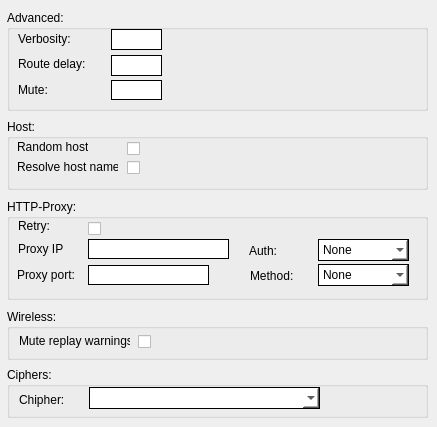
   <widget class="QWidget" name="tabAdv">
    <attribute name="title">
     <string>Advanced</string>
    </attribute>
    <widget class="QGroupBox" name="groupBox_8">
     <property name="geometry">
      <rect>
       <x>7</x>
       <y>10</y>
       <width>421</width>
       <height>101</height>
      </rect>
     </property>
     <property name="title">
      <string>Advanced:</string>
     </property>
     <widget class="QLineEdit" name="txtVerbose">
      <property name="enabled">
       <bool>true</bool>
      </property>
      <property name="geometry">
       <rect>
        <x>104</x>
        <y>19</y>
        <width>51</width>
        <height>21</height>
       </rect>
      </property>
      <property name="styleSheet">
       <string notr="true">:enabled {border: 1px solid black; background-color: rgb(255, 255, 255);}
:disabled {border: 1px solid black; background-color: rgb(195, 195, 195);}
:hover {border: 1px solid red; }</string>
      </property>
     </widget>
     <widget class="QLineEdit" name="txtRouteDelay">
      <property name="enabled">
       <bool>true</bool>
      </property>
      <property name="geometry">
       <rect>
        <x>104</x>
        <y>45</y>
        <width>51</width>
        <height>21</height>
       </rect>
      </property>
      <property name="styleSheet">
       <string notr="true">:enabled {border: 1px solid black; background-color: rgb(255, 255, 255);}
:disabled {border: 1px solid black; background-color: rgb(195, 195, 195);}
:hover {border: 1px solid red; }</string>
      </property>
     </widget>
     <widget class="QLabel" name="label_18">
      <property name="geometry">
       <rect>
        <x>11</x>
        <y>70</y>
        <width>61</width>
        <height>20</height>
       </rect>
      </property>
      <property name="text">
       <string>Mute:</string>
      </property>
     </widget>
     <widget class="QLabel" name="label_22">
      <property name="geometry">
       <rect>
        <x>11</x>
        <y>44</y>
        <width>81</width>
        <height>20</height>
       </rect>
      </property>
      <property name="text">
       <string>Route delay:</string>
      </property>
     </widget>
     <widget class="QLabel" name="label_17">
      <property name="geometry">
       <rect>
        <x>11</x>
        <y>21</y>
        <width>61</width>
        <height>16</height>
       </rect>
      </property>
      <property name="text">
       <string>Verbosity:</string>
      </property>
     </widget>
     <widget class="QLineEdit" name="txtMute">
      <property name="enabled">
       <bool>true</bool>
      </property>
      <property name="geometry">
       <rect>
        <x>104</x>
        <y>70</y>
        <width>51</width>
        <height>20</height>
       </rect>
      </property>
      <property name="styleSheet">
       <string notr="true">:enabled {border: 1px solid black; background-color: rgb(255, 255, 255);}
:disabled {border: 1px solid black; background-color: rgb(195, 195, 195);}
:hover {border: 1px solid red; }</string>
      </property>
     </widget>
    </widget>
    <widget class="QGroupBox" name="groupBox_9">
     <property name="geometry">
      <rect>
       <x>7</x>
       <y>119</y>
       <width>421</width>
       <height>71</height>
      </rect>
     </property>
     <property name="title">
      <string>Host:</string>
     </property>
     <widget class="QCheckBox" name="cbRandomHost">
      <property name="enabled">
       <bool>true</bool>
      </property>
      <property name="geometry">
       <rect>
        <x>120</x>
        <y>20</y>
        <width>21</width>
        <height>19</height>
       </rect>
      </property>
      <property name="styleSheet">
       <string notr="true">QCheckBox { 
spacing: 5px;
}

QCheckBox::indicator {
width: 13px;
height: 13px;
}

QCheckBox::indicator:unchecked:disabled {
image: url(:/images/styles/checkbox_unchecked_dis.png);
}

QCheckBox::indicator:checked:disabled {
image: url(:/images/styles/checkbox_checked_dis.png);
}

QCheckBox::indicator:unchecked:enabled {
image: url(:/images/styles/checkbox_unchecked.png);
}

QCheckBox::indicator:checked:enabled {
image: url(:/images/styles/checkbox_checked.png);
}

QCheckBox::indicator:unchecked:enabled:hover {
image: url(:/images/styles/checkbox_unchecked_hover.png);
}

QCheckBox::indicator:checked:enabled:hover {
image: url(:/images/styles/checkbox_checked_hover.png);
}
</string>
      </property>
      <property name="text">
       <string/>
      </property>
     </widget>
     <widget class="QLabel" name="label_24">
      <property name="geometry">
       <rect>
        <x>10</x>
        <y>20</y>
        <width>71</width>
        <height>16</height>
       </rect>
      </property>
      <property name="text">
       <string>Random host:</string>
      </property>
     </widget>
     <widget class="QLabel" name="label_25">
      <property name="geometry">
       <rect>
        <x>10</x>
        <y>40</y>
        <width>101</width>
        <height>16</height>
       </rect>
      </property>
      <property name="text">
       <string>Resolve host name:</string>
      </property>
     </widget>
     <widget class="QCheckBox" name="cbResolveHostname">
      <property name="enabled">
       <bool>true</bool>
      </property>
      <property name="geometry">
       <rect>
        <x>120</x>
        <y>39</y>
        <width>21</width>
        <height>19</height>
       </rect>
      </property>
      <property name="styleSheet">
       <string notr="true">QCheckBox { 
spacing: 5px;
}

QCheckBox::indicator {
width: 13px;
height: 13px;
}

QCheckBox::indicator:unchecked:disabled {
image: url(:/images/styles/checkbox_unchecked_dis.png);
}

QCheckBox::indicator:checked:disabled {
image: url(:/images/styles/checkbox_checked_dis.png);
}

QCheckBox::indicator:unchecked:enabled {
image: url(:/images/styles/checkbox_unchecked.png);
}

QCheckBox::indicator:checked:enabled {
image: url(:/images/styles/checkbox_checked.png);
}

QCheckBox::indicator:unchecked:enabled:hover {
image: url(:/images/styles/checkbox_unchecked_hover.png);
}

QCheckBox::indicator:checked:enabled:hover {
image: url(:/images/styles/checkbox_checked_hover.png);
}
</string>
      </property>
      <property name="text">
       <string/>
      </property>
     </widget>
    </widget>
    <widget class="QGroupBox" name="groupBox_11">
     <property name="geometry">
      <rect>
       <x>7</x>
       <y>199</y>
       <width>421</width>
       <height>101</height>
      </rect>
     </property>
     <property name="title">
      <string>HTTP-Proxy:</string>
     </property>
     <widget class="QLabel" name="label_28">
      <property name="geometry">
       <rect>
        <x>11</x>
        <y>20</y>
        <width>46</width>
        <height>14</height>
       </rect>
      </property>
      <property name="text">
       <string>Retry:</string>
      </property>
     </widget>
     <widget class="QCheckBox" name="cbHTTPRetry">
      <property name="enabled">
       <bool>true</bool>
      </property>
      <property name="geometry">
       <rect>
        <x>81</x>
        <y>20</y>
        <width>21</width>
        <height>19</height>
       </rect>
      </property>
      <property name="styleSheet">
       <string notr="true">QCheckBox { 
spacing: 5px;
}

QCheckBox::indicator {
width: 13px;
height: 13px;
}

QCheckBox::indicator:unchecked:disabled {
image: url(:/images/styles/checkbox_unchecked_dis.png);
}

QCheckBox::indicator:checked:disabled {
image: url(:/images/styles/checkbox_checked_dis.png);
}

QCheckBox::indicator:unchecked:enabled {
image: url(:/images/styles/checkbox_unchecked.png);
}

QCheckBox::indicator:checked:enabled {
image: url(:/images/styles/checkbox_checked.png);
}

QCheckBox::indicator:unchecked:enabled:hover {
image: url(:/images/styles/checkbox_unchecked_hover.png);
}

QCheckBox::indicator:checked:enabled:hover {
image: url(:/images/styles/checkbox_checked_hover.png);
}
</string>
      </property>
      <property name="text">
       <string/>
      </property>
     </widget>
     <widget class="QLabel" name="label_29">
      <property name="geometry">
       <rect>
        <x>11</x>
        <y>43</y>
        <width>46</width>
        <height>14</height>
       </rect>
      </property>
      <property name="text">
       <string>Proxy IP:</string>
      </property>
     </widget>
     <widget class="QLineEdit" name="txtHTTPIP">
      <property name="enabled">
       <bool>true</bool>
      </property>
      <property name="geometry">
       <rect>
        <x>81</x>
        <y>40</y>
        <width>141</width>
        <height>20</height>
       </rect>
      </property>
      <property name="styleSheet">
       <string notr="true">:enabled {border: 1px solid black; background-color: rgb(255, 255, 255);}
:disabled {border: 1px solid black; background-color: rgb(195, 195, 195);}
:hover {border: 1px solid red; }</string>
      </property>
     </widget>
     <widget class="QLabel" name="label_30">
      <property name="geometry">
       <rect>
        <x>10</x>
        <y>68</y>
        <width>61</width>
        <height>16</height>
       </rect>
      </property>
      <property name="text">
       <string>Proxy port:</string>
      </property>
     </widget>
     <widget class="QLineEdit" name="txtHTTPPort">
      <property name="enabled">
       <bool>true</bool>
      </property>
      <property name="geometry">
       <rect>
        <x>81</x>
        <y>66</y>
        <width>121</width>
        <height>20</height>
       </rect>
      </property>
      <property name="styleSheet">
       <string notr="true">:enabled {border: 1px solid black; background-color: rgb(255, 255, 255);}
:disabled {border: 1px solid black; background-color: rgb(195, 195, 195);}
:hover {border: 1px solid red; }</string>
      </property>
     </widget>
     <widget class="QComboBox" name="cmbProxyAuth">
      <property name="geometry">
       <rect>
        <x>311</x>
        <y>40</y>
        <width>91</width>
        <height>22</height>
       </rect>
      </property>
      <property name="styleSheet">
       <string notr="true">:enabled {border: 1px solid black; background-color: rgb(255, 255, 255);}
:disabled {border: 1px solid black; background-color: rgb(195, 195, 195);}
:hover {border: 1px solid red; }</string>
      </property>
      <item>
       <property name="text">
        <string>None</string>
       </property>
      </item>
      <item>
       <property name="text">
        <string>Stdin</string>
       </property>
      </item>
      <item>
       <property name="text">
        <string>Auto</string>
       </property>
      </item>
      <item>
       <property name="text">
        <string>Auto-nct</string>
       </property>
      </item>
     </widget>
     <widget class="QComboBox" name="cmbAuthMethod">
      <property name="geometry">
       <rect>
        <x>311</x>
        <y>65</y>
        <width>91</width>
        <height>22</height>
       </rect>
      </property>
      <property name="styleSheet">
       <string notr="true">:enabled {border: 1px solid black; background-color: rgb(255, 255, 255);}
:disabled {border: 1px solid black; background-color: rgb(195, 195, 195);}
:hover {border: 1px solid red; }</string>
      </property>
      <item>
       <property name="text">
        <string>None</string>
       </property>
      </item>
      <item>
       <property name="text">
        <string>Basic</string>
       </property>
      </item>
      <item>
       <property name="text">
        <string>Ntlm</string>
       </property>
      </item>
     </widget>
     <widget class="QLabel" name="label_43">
      <property name="geometry">
       <rect>
        <x>242</x>
        <y>44</y>
        <width>61</width>
        <height>16</height>
       </rect>
      </property>
      <property name="text">
       <string>Auth:</string>
      </property>
     </widget>
     <widget class="QLabel" name="label_45">
      <property name="geometry">
       <rect>
        <x>243</x>
        <y>69</y>
        <width>61</width>
        <height>16</height>
       </rect>
      </property>
      <property name="text">
       <string>Method:</string>
      </property>
     </widget>
    </widget>
    <widget class="QGroupBox" name="groupBox_12">
     <property name="geometry">
      <rect>
       <x>7</x>
       <y>309</y>
       <width>421</width>
       <height>51</height>
      </rect>
     </property>
     <property name="title">
      <string>Wireless:</string>
     </property>
     <widget class="QLabel" name="label_31">
      <property name="geometry">
       <rect>
        <x>12</x>
        <y>24</y>
        <width>111</width>
        <height>16</height>
       </rect>
      </property>
      <property name="text">
       <string>Mute replay warnings:</string>
      </property>
     </widget>
     <widget class="QCheckBox" name="cbMuteWirelessWarning">
      <property name="enabled">
       <bool>true</bool>
      </property>
      <property name="geometry">
       <rect>
        <x>131</x>
        <y>23</y>
        <width>21</width>
        <height>19</height>
       </rect>
      </property>
      <property name="styleSheet">
       <string notr="true">QCheckBox { 
spacing: 5px;
}

QCheckBox::indicator {
width: 13px;
height: 13px;
}

QCheckBox::indicator:unchecked:disabled {
image: url(:/images/styles/checkbox_unchecked_dis.png);
}

QCheckBox::indicator:checked:disabled {
image: url(:/images/styles/checkbox_checked_dis.png);
}

QCheckBox::indicator:unchecked:enabled {
image: url(:/images/styles/checkbox_unchecked.png);
}

QCheckBox::indicator:checked:enabled {
image: url(:/images/styles/checkbox_checked.png);
}

QCheckBox::indicator:unchecked:enabled:hover {
image: url(:/images/styles/checkbox_unchecked_hover.png);
}

QCheckBox::indicator:checked:enabled:hover {
image: url(:/images/styles/checkbox_checked_hover.png);
}
</string>
      </property>
      <property name="text">
       <string/>
      </property>
     </widget>
    </widget>
    <widget class="QGroupBox" name="groupBox_13">
     <property name="enabled">
      <bool>true</bool>
     </property>
     <property name="geometry">
      <rect>
       <x>7</x>
       <y>367</y>
       <width>421</width>
       <height>51</height>
      </rect>
     </property>
     <property name="title">
      <string>Ciphers:</string>
     </property>
     <widget class="QLabel" name="label_32">
      <property name="geometry">
       <rect>
        <x>12</x>
        <y>25</y>
        <width>61</width>
        <height>16</height>
       </rect>
      </property>
      <property name="text">
       <string>Chipher:</string>
      </property>
     </widget>
     <widget class="QComboBox" name="cmbChiper">
      <property name="enabled">
       <bool>true</bool>
      </property>
      <property name="geometry">
       <rect>
        <x>82</x>
        <y>20</y>
        <width>231</width>
        <height>22</height>
       </rect>
      </property>
      <property name="styleSheet">
       <string notr="true">:enabled {border: 1px solid black; background-color: rgb(255, 255, 255);}
:disabled {border: 1px solid black; background-color: rgb(195, 195, 195);}
:hover {border: 1px solid red; }</string>
      </property>
     </widget>
    </widget>
   </widget>
